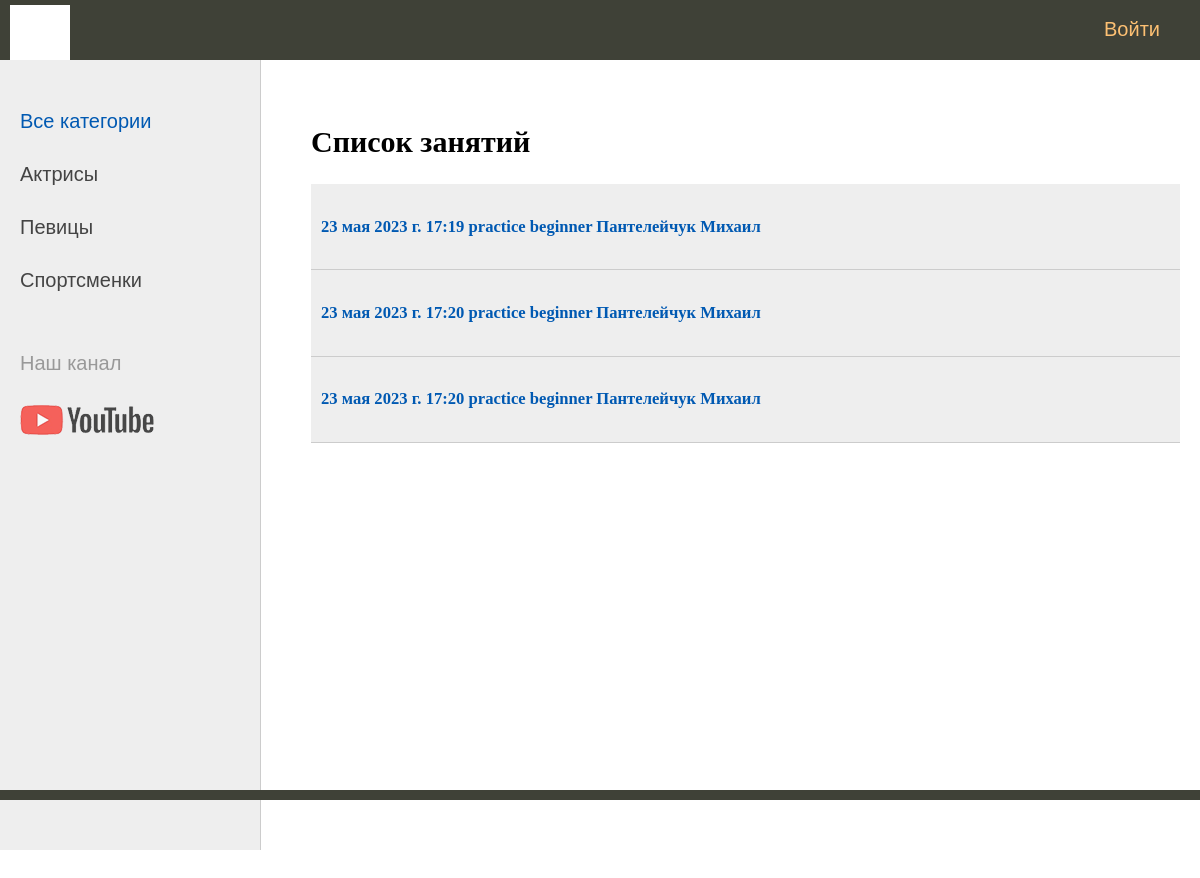
/lessons_view/, run on the app's committed database.
### tangoschool/models.py (models this page shows, shortened)
class Lesson(models.Model):
    id = models.AutoField(primary_key=True)
    lesson_topic = models.CharField(max_length=30, blank=True, null=True, verbose_name="Описание занятия")
    trainer = models.ForeignKey(TrainerProfile, on_delete=models.CASCADE)
    lesson_type = models.CharField(max_length=10, choices=(('full', 'Полное занятие'), ('practice', 'Практика')))
    students = models.ManyToManyField(Student, blank=True, verbose_name="Список учеников, записанных на занятие")
    guests = models.ManyToManyField(Guest, blank=True, verbose_name="Список гостей, записанных на занятие")
    date = models.DateField(auto_now_add=True, verbose_name="Дата занятия")
    time = models.TimeField(auto_now_add=True, verbose_name="Время занятия")
    level = models.CharField(max_length=30, choices=LEVEL_CHOICES, blank=True, null=True,
                             verbose_name="Уровень сложности")
    class Meta:
        verbose_name = "урок"
        verbose_name_plural = "уроки"
        ordering = ['date', 'trainer']
    def get_absolute_url(self):
        return reverse('lesson', kwargs={'pk': self.id})

class TrainerProfile(models.Model):
    user = models.OneToOneField(User, on_delete=models.CASCADE, related_name='trainer_profile')
    email = models.EmailField(max_length=70, unique=True)
    birth_day = models.DateField(blank=True, null=True, verbose_name="День рождения")
    phone_number = models.CharField(max_length=15, unique=True, blank=True, null=True, verbose_name="Номер телефона")
    description = models.TextField(blank=True)
    experience = models.PositiveIntegerField(blank=True, null=True)
    photo = models.ImageField(upload_to='trainers/', blank=True, null=True, verbose_name="фото")
    class Meta:
        verbose_name = 'Тренер'
        verbose_name_plural = 'Тренеры'
    def __str__(self):
        return f'{self.user.last_name} {self.user.first_name} '

### tangoschool/views.py (the view)
# urls.py: path('lessons_view/', LessonsViews.as_view(), name='lessons_view'),
class LessonsViews(DataMixin, ListView):
    model = Lesson
    template_name = 'tangoschool/lessons.html'
    context_object_name = 'lessons'
    def get_context_data(self, *, objects_list=None, **kwargs):
        context = super().get_context_data(**kwargs)
        c_def = self.get_user_context(title="Список занятий")
        return dict(list(context.items()) + list(c_def.items()))

### tangoschool/utils.py (called while the page is built)
    def get_user_context(self, **kwargs):
        context = kwargs
        user_menu = menu.copy()
        if not self.request.user.is_authenticated:
            user_menu = []
        if self.request.user.is_authenticated and not self.request.user.is_staff:
            del(user_menu[0:4])
            context['menu'] = user_menu
        if self.request.user.is_authenticated and self.request.user.is_staff:
            user_menu.pop(4)
        context['menu'] = user_menu
        return context

### tangoschool/templates/tangoschool/lessons.html
{% extends 'tangoschool/base.html' %}
{% block content %}
    <h2>{{ title }}</h2>
    <ul class="list-articles">
        {% for ls in lessons %}
            <li>
                <div class="article-panel">
                    <a href="{{ ls.get_absolute_url }}">
                        <h5> {{ ls.date }} {{ ls.time }} {{ ls.lesson_type }} {{ ls.level }} {{ ls.trainer }}</h5></a>
                </div>
            </li>
        {% endfor %}
    </ul>
{% endblock %}

### tangoschool/templates/tangoschool/base.html (shortened to what this page needs)
{% load static %}
<!doctype html>
<html lang="en">
<head>
    <link type="text/css" href="{% static 'tangoschool/css/styles.css' %}" rel="stylesheet"/>
</head>
<body>
<table class="table-page" border=0 cellpadding="0" cellspacing="0">
    <tr>
        <td valign=top>
            {% block mainmenu %}
                <div class="header">
                    <ul id="mainmenu" class="mainmenu">
                        <li class="logo"><a href="{% url 'home' %}">
                            <div class="logo"></div>
                        </a></li>
                        {% if request.user.is_authenticated %}
                            <li class="last"> {{ user.username }} | <a href="{% url 'logout' %}">Выйти</a></li>
                        {% else %}
                            <li class="last"><a href='{% url 'login' %}'>Войти</a>
                            </li>
                        {% endif %}
                    </ul>
                </div>
            {% endblock mainmenu %}
            <table class="table-content" border=0 cellpadding="0" cellspacing="0">
                <tr>
                    <td valign="top" class="left-chapters">
                        <ul id="leftchapters">
                            <li class="selected">Все категории</li>
                            <li><a href="#">Актрисы</a></li>
                            <li><a href="#">Певицы</a></li>
                            <li><a href="#">Спортсменки</a></li>
                            <li class="share">
                                <p>Наш канал</p>
                                <a class="share-yt"
                                   href="https://www.youtube.com/channel/UClJzWfGWuGJL2t-3dYKcHTA/playlists"
                                   target="_blank" rel="nofollow"></a>
                            </li>
                        </ul>
                    </td>
                    <td valign="top" class="content">
                        <div class="content-text">
                            {% block content %}
                            {% endblock %}
                        </div>
                    </td>
                </tr>
            </table>
        </td>
    </tr>
    <tr>
        <td valign=top>
            <div id="footer">
            </div>
        </td>
    </tr>
</table>
</body>
</html>

### tangoschool/static/tangoschool/css/styles.css (style rules this page uses)
html, body { font-family: 'Arial'; margin: 0; padding: 0; height: 100%; width: 100%; color: #444; }
a { color: #0059b2; text-decoration: none; }
div.article-panel { background: #eee; padding: 5px 10px 5px 10px; box-sizing: border-box; overflow: hidden; color: #555; }
ul.list-articles { list-style: none; margin: 0; padding: 0; }
ul.list-articles li { border-bottom: 1px solid #ccc; }
.table-page { width: 100%; height: 100%; vertical-align: top; }
.table-page tr { height: 100%; }
.header { background: #3F4137; height: 60px; }
.logo { background: url('../images/logo.png') no-repeat 10px 5px; width: 70px; height: 60px; }
ul.mainmenu { list-style: none; margin: 0; padding: 0; height: 60px; color: #470c03; font-size: 20px; overflow: hidden; }
ul.mainmenu li { float: left; margin: 18px 40px 0 30px; }
ul.mainmenu li.logo { margin: 0; }
ul.mainmenu li.last { float: right; }
ul.mainmenu li a { color: #fdc073; text-decoration: none; }
.table-content { width: 100%; min-height: 100%; height: 100%; }
.left-chapters { margin: 0; background: #eee; border-right: 1px solid #ccc; min-height: 100%; }
.left-chapters ul { width: 230px; min-height: 100%; margin: 0; padding: 20px 10px 10px 20px; list-style: none; font-size: 20px; }
.left-chapters ul li { margin: 30px 0 0 0; color: #999; }
.left-chapters ul li.selected { color: #0059b2; }
.left-chapters ul li a { color: #444; text-decoration: none; }
.left-chapters ul li.share { margin: 60px 0 0 0; }
.left-chapters ul li.share p { margin: 30px 0 30px 0; }
.left-chapters ul li.share a { display: inline-block; width: 40px; height: 40px; margin: 0 20px 0 0; }
.left-chapters ul li.share a.share-yt { width: 100%; height: 30px; background: url('../images/share_yt.png') no-repeat 0 0 }
.content { padding: 40px 20px 20px 40px; width: 100%; box-sizing: border-box; }
.content-text { margin: 10px 0 0 10px; color: #000; font-size: 20px; font-family: Yandex Sans Display Light; }
#footer { box-sizing: border-box; background: #3F4137; padding: 5px; color: #aaa; font-size: 14px; font-family: Verdana, Geneva, Arial, Helvetica; text-align: left; overflow: hidden; }

### data on the page
Lesson: date "23 мая 2023 г.", time "17:19", lesson_type "practice", level "beginner", trainer "Пантелейчук Михаил"
Lesson: date "23 мая 2023 г.", time "17:20", lesson_type "practice", level "beginner", trainer "Пантелейчук Михаил"
Lesson: date "23 мая 2023 г.", time "17:20", lesson_type "practice", level "beginner", trainer "Пантелейчук Михаил"

### other printed values
{{ title }} "Список занятий"
